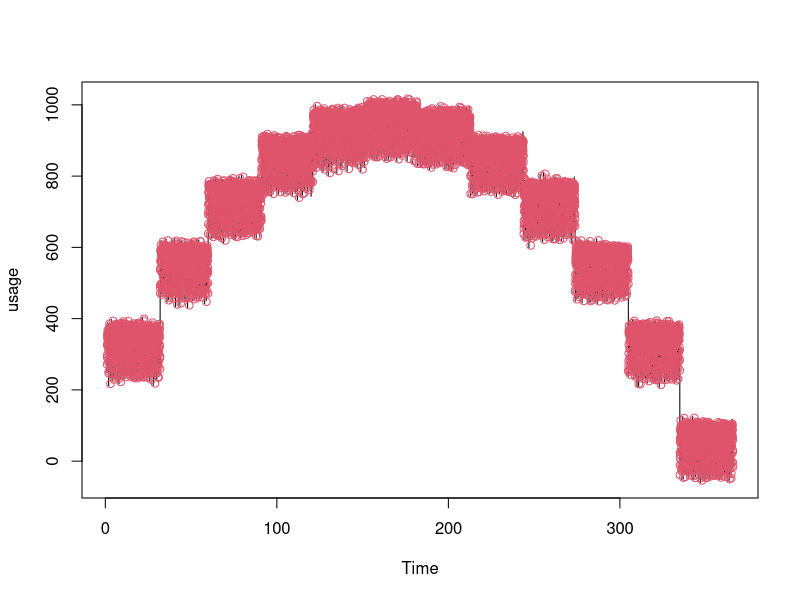

Source code (R): (Note: this script raises an error after producing the figure.)
#Setup a fake time series
set.seed(1)
library(lubridate)
index <- ISOdatetime(2010,1,1,0,0,0)+1:8759*60*60
month <- month(index)
hour <- hour(index)
usage <- 1000+10*rnorm(length(index))-25*(month-6)^2-(hour-12)^2
usage <- ts(usage,frequency=24)

#Create monthly dummies.  Add other xvars to this matrix
xreg <- model.matrix(~as.factor(month))[,2:12]
colnames(xreg) <- c('Feb','Mar','Apr','May','Jun','Jul','Aug','Sep','Oct','Nov','Dec')

#Fit a model
library(forecast)
model <- Arima(usage, order=c(0,0,0), seasonal=list(order=c(1,0,0), period=24), xreg=xreg)
plot(usage)
points(fitted(model),col=2)
summary(model)

#Benchmark against other models
model2 <- tslm(usage ~ as.factor(month)+as.factor(hour))
model3 <- tslm(usage~as.factor(month))
model4 <- rep(mean(usage),length(usage))
model5 <- tslm(usage ~ trend + season)
model6 <- tslm(usage ~ trend + season + as.factor(month)+as.factor(hour))

plot(usage)
points(model6$fitted.values, col=2)

acf(model6$residuals, lag.max=120)
pacf(model6$residuals, lag.max=120)

#Compare the 4 models
library(plyr) #for rbind.fill
ACC <- rbind.fill(  data.frame(t(accuracy(model))),
                    data.frame(t(accuracy(model2))),
                    data.frame(t(accuracy(model3))),
                    data.frame(t(accuracy(model5))),
                    data.frame(t(accuracy(model6))),
                    data.frame(t(accuracy(model4,usage)))
)
accuracy(model)

ACC <- round(ACC,2)
ACC <- cbind(Type=c('Arima','LM1','Monthly Mean','Mean'),ACC)
ACC[order(ACC$MAE),]
